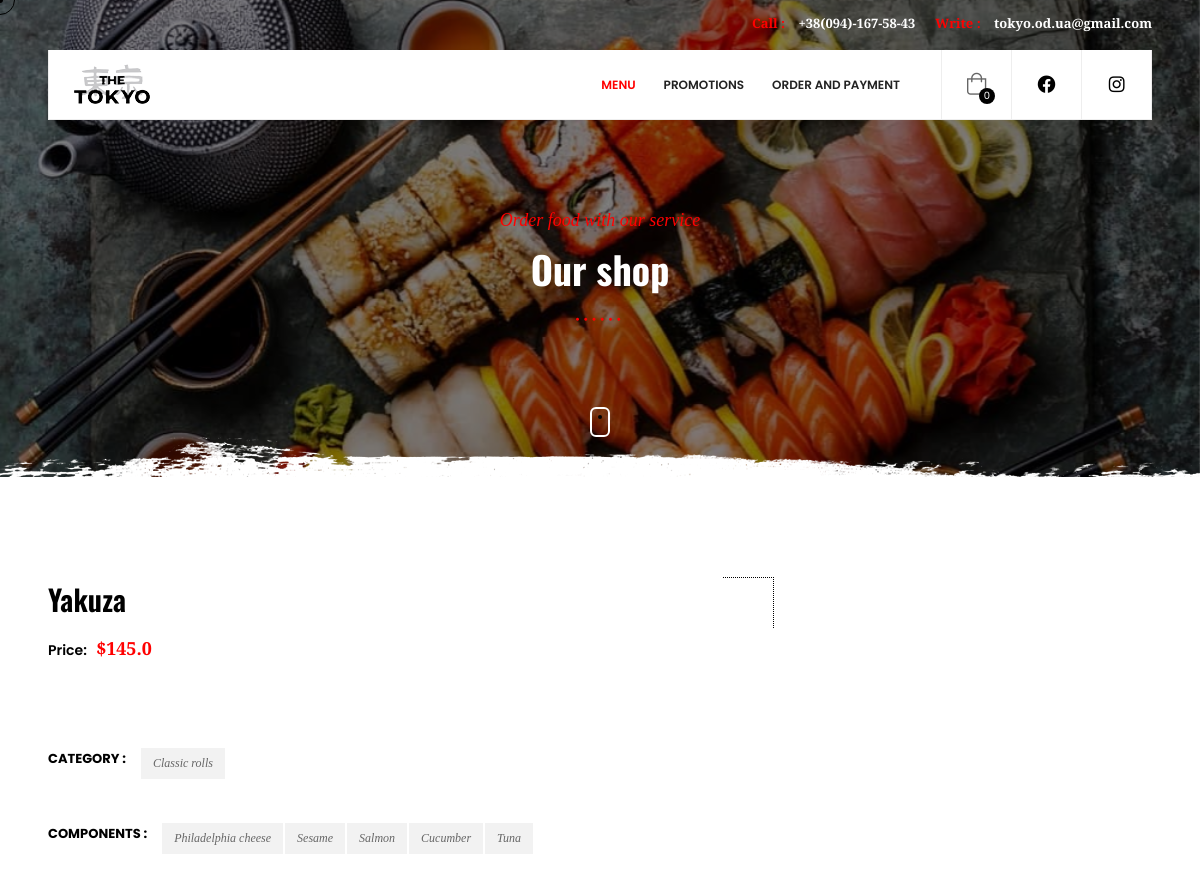
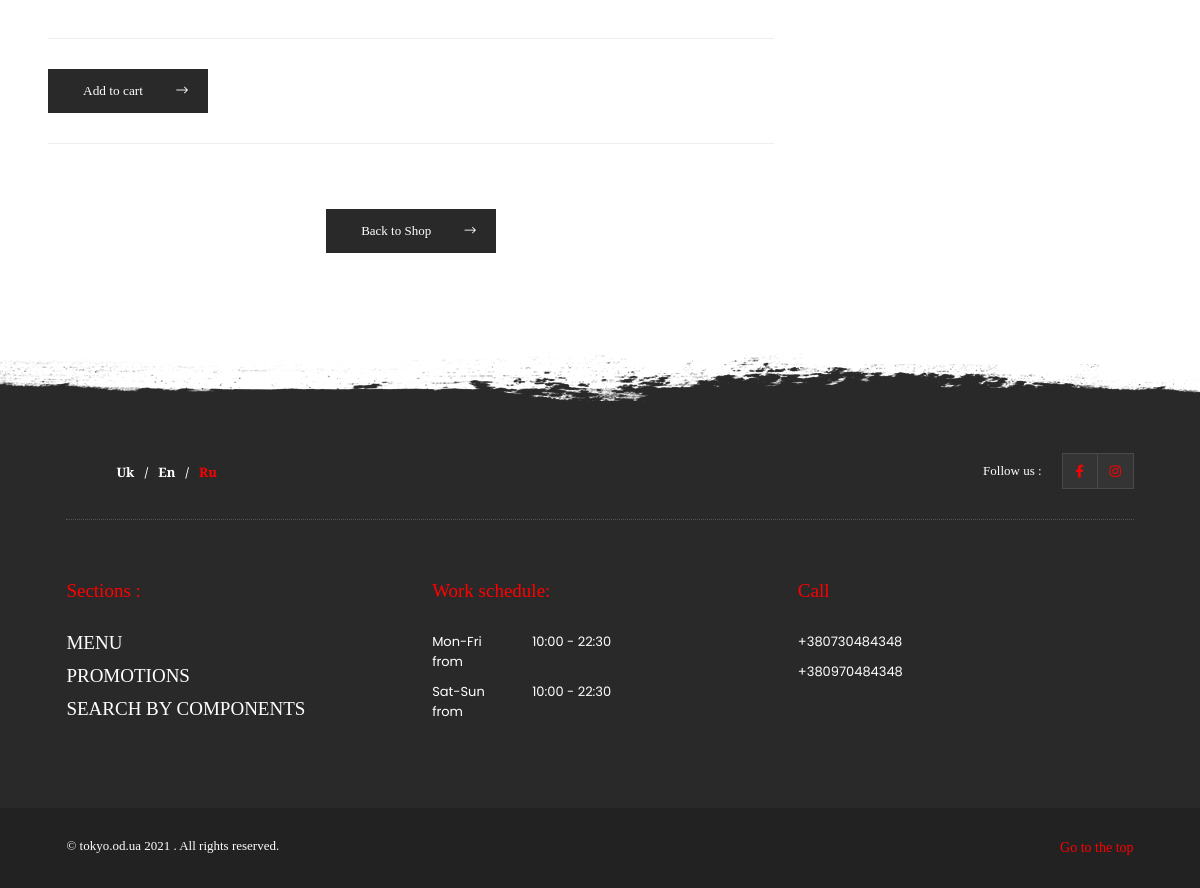
/item/Yakuza, run on the app's committed database (2 pictures, top to bottom).
### core/models.py (models this page shows, shortened)
class Item(models.Model):
    title = models.CharField('Заголовок uk', max_length=100)
    title_eng = models.CharField('Заголовок eng', max_length=100, null=True, blank=True)
    title_ru = models.CharField('Заголовок ru', max_length=100, null=True, blank=True)
    price = models.FloatField('Цена')
    discount_price = models.FloatField('Цена со скидкой', blank=True, null=True)
    category = models.ForeignKey(Category, on_delete=models.CASCADE)
    weight = models.IntegerField(verbose_name='Вес')
    slug = models.SlugField('Ярлык')
    description = models.TextField('Описание', null=True, blank=True)
    ru_description = models.TextField('Описание ru',null=True, blank=True)
    english_description = models.TextField('Описание eng',null=True, blank=True)
    image = models.ImageField('Изображение товара', blank=True, null=True)
    item_tag = models.ManyToManyField(ItemTag, verbose_name='Тэги товара')
    is_sushi_set = models.BooleanField(default=False, verbose_name='Это сушисет?')
    def admin_photo(self):
        return mark_safe('<img src="{}" width="100" /'.format(self.image.url))
    admin_photo.short_description = 'Превью'
    admin_photo.allow_tags = True
    class Meta:
        verbose_name = 'Товар'
        verbose_name_plural = 'Товары'
    def get_add_to_cart_url(self):
        return reverse("core:add-to-cart", kwargs={
            'slug': self.slug
        })

class Category(models.Model):
    category_name = models.CharField('Категория', max_length=200)
    category_eng_name = models.CharField(
        'Категория Eng', max_length=200, null=True, blank=True)
    category_ru_name = models.CharField(
        'Категория Ru', max_length=200, null=True, blank=True)
    label = models.CharField('Метка', max_length=20, blank=True, null=True)
    class Meta:
        db_table = 'category'
        verbose_name = 'Категория'
        verbose_name_plural = 'Категории'

class ItemTag(models.Model):
    item_tag_name = models.CharField('Тэг', max_length=20)
    item_tag_eng_name = models.CharField('Тэг Eng', max_length=20, null=True, blank=True)
    item_tag_ru_name = models.CharField('Тэг Ru', max_length=20, null=True, blank=True)
    display_on_main = models.BooleanField('Отображается на главной')
    slug = models.SlugField('Ярлык', null=True, blank=True)
    class Meta:
        verbose_name = 'Тэг'
        verbose_name_plural = 'Тэги'

### core/views.py (the view)
# urls.py: path('item/<slug>', ItemDetailView.as_view(), name='product'),
class ItemDetailView(DetailView):
    model = Item
    template_name = "product-single.html"

### core/templatetags/cart_template_tags.py (called while the page is built, shortened)
@register.filter
def cart_item_count(request):
    return 0

@register.filter
def cart_items(request):
    return 0

@register.filter
def total_order(request):
    return 0

### templates/product-single.html (shortened to what this page needs)
{% extends "main.html" %}
{% block main_body %}
{% load static %}
{% load cart_template_tags %}
<div id="main">
    {% include "header.html" %}
    <div id="wrapper">
        <div class="content">
            <section class="parallax-section hero-section hidden-section" data-scrollax-parent="true">
                <div class="bg par-elem " data-bg='{% static "images/bg/1.jpg" %}' data-scrollax="properties: { translateY: '30%' }">
                </div>
                <div class="overlay"></div>
                <div class="container">
                    <div class="section-title">
                        {% if request.session.lang == "uk" %}
                            <h4>Замовляй їжу з нашим сервісом</h4>
                            <h2>Наш магазин</h2>
                        {% elif request.session.lang == "ru" %}
                            <h4>Заказывай еду с нашим сервисом</h4>
                            <h2>Наш магазин</h2>
                        {% else %}
                            <h4>Order food with our service </h4>
                            <h2>Our shop</h2>
                        {% endif %}
                        <div class="dots-separator fl-wrap"><span></span></div>
                    </div>
                </div>
                <div class="hero-section-scroll">
                    <div class="mousey">
                        <div class="scroller"></div>
                    </div>
                </div>
                <div class="brush-dec"></div>
            </section>
            <section class="hidden-section">
                <div class="container">
                    <div class="row">
                        <div class="col-md-8">
                            <div class="fl-wrap post-container">
                                <div class="post fl-wrap fw-post">
                                    <div class="shop-header-title fl-wrap">
                                       	{% if request.session.lang == "uk" %}
					    <h2>{{ object.title }}</h2>
					 {% elif request.session.lang == "ru" %}
					    <h2>{{ object.title_ru }}</h2>
					 {% else %}
					    <h2>{{object.title_eng }}</h2>
					 {% endif %}
                                        <div class="shop-header-title_opt">
                                            <ul>
                                                <li>
                                                    <span class="menu-single-preice">
                                                        {% if request.session.lang == "uk" %}
                                                            Ціна:
                                                        {% elif request.session.lang == "ru" %}
                                                            Цена:
                                                        {% else %}
                                                           Price:
                                                        {% endif %}
                                                        {% if item.discount_price %}
                                                            <strong>${{ object.discount_price }}</strong>
                                                        {% else %}
                                                            <strong>${{ object.price }}</strong>
                                                        {% endif %}
                                                    </span>
                                                </li>
                                            </ul>
                                        </div>
                                    </div>
                                    <div class="blog-media fl-wrap">
                                        <div class="single-slider-wrap">
                                            <div class="product-slider fl-wrap">
                                                <div class="swiper-container">
                                                    <div class="swiper-wrapper lightgallery">
                                                        <div class="swiper-slide hov_zoom"><img
                                                                    </div>
                                                    </div>
                                                </div>
                                            </div>
                                        </div>
                                    </div>
                                    <div class="blog-text fl-wrap">
                                        <div class="pr-tags fl-wrap">
                                            <span>{% if request.session.lang == "uk" %}
                                                Категорія
                                            {% elif request.session.lang == "ru" %}
                                                Категория
                                            {% else %}
                                                Category
                                            {% endif %} : </span>
                                            <ul>
                                                <li><a href="#">
                                                    {% if request.session.lang == "uk" %}
                                                        {{ object.category.category_name }}
                                                    {% elif request.session.lang == "ru" %}
                                                        {{ object.category.category_ru_name }}
                                                    {% else %}
                                                        {{ object.category.category_eng_name }}
                                                    {% endif %} </a></li>
                                            </ul>
                                        </div>
                                    <div class="blog-text fl-wrap">
                                        <div class="pr-tags fl-wrap">
                                            <span>{% if request.session.lang == "uk" %}
                                                Склад
                                            {% elif request.session.lang == "ru" %}
                                                Состав
                                            {% else %}
                                                Components
                                            {% endif %} : </span>
                                                <ul>
                                                    {% for tag in object.item_tag.all %}
                                                    <li>
                                                        <a href="#">
                                                        {% if request.session.lang == "uk" %}
                                                            {{ tag.item_tag_name }}
                                                        {% elif request.session.lang == "ru" %}
                                                            {{ tag.item_tag_ru_name }}
                                                        {% else %}
                                                            {{ tag.item_tag_eng_name }}
                                                        {% endif %}
                                                        </a>
                                                    </li>
                                                    {% endfor %}
                                                </ul>
                                        </div>
                                        <p>
                                        </p>
                                    </div>
                                    <div class="shop-item-footer fl-wrap">
                                        <div class="qty_btn">
                                            <a href="{{ object.get_add_to_cart_url }}" style="color:#fff" ><button class="btn">{% if request.session.lang == "uk" %}
                                                Замовити
                                            {% elif request.session.lang == "ru" %}
                                                Заказать
                                            {% else %}
                                                Add to cart
                                            {% endif %} <i
                                                    class="fal fa-long-arrow-right"></i></button></a>
                                        </div>
                                    </div>
                                </div>
                            </div>
                            <a href="{% url 'core:shop' %}" class="btn  shop-btn">{% if request.session.lang == "uk" %}
                                Назад до магазину
                            {% elif request.session.lang == "ru" %}
                                Назад в магазин
                            {% else %}
                                Back to Shop
                            {% endif %}<i
                                    class="fal fa-long-arrow-right"></i></a>
                        </div>
                    </div>
                </div>
            </section>
            <div class="brush-dec2 brush-dec_bottom"></div>
        </div>
        <div class="height-emulator fl-wrap"></div>
        {% include "footer.html" %}
    </div>
    <div class="element">
    </div>
</div>
{% endblock main_body %}

### static/css/color.css (style rules this page uses)
.nav-holder nav li a.act-link , .nav-holder nav li a.act-scrlink, .nav-holder nav li a:hover , .th_contacts li:before , .header-cart_wrap_total_item span , .box-widget-content .widget-posts li:before , .clear-cart_button , .section-title h4 , .menu-item-det_price span , .sd_btn:hover , .hero-social li a:hover , .to-top , .dec-icon i , .content-back:after , .work-time h3 , .big-number a:hover , .quote-box i , .dark-bg .dots-separator span:after , .hero-menu-item-price , .hero-menu-item-title h6 span , .hero-menu_header li a:hover , .team-info h4 , .team-info:after , .testimonilas-text:before, .testimonilas-text:after , .testi-item:after , .swiper-slide-active .testi-item .testi-number , .star-rating , .tc-button , .column-wrap-bg-text h3 , .event-carousel-item .event-date , .ec-button , .event-carousel-item:after , .footer-social li a , .footer-widget-title , .footer-contacts li a:hover , .hero-menu_header li:before , .hero-menu_header li.current a , .footer-widget-content-link , .subcribe-form .subscribe-button:hover , .pdf-link:hover , section.parallax-section.hero-section .section-title .dots-separator span:after , .hero-menu-item-img:hover:after , .menu-wrapper-title-item h5 , .scroll-nav li a span , .inline-facts .num , .inline-facts h6:after , .video_section-title h4 , .big_prom:hover span , .ss-slider-cont , .box-media-zoom , .error-wrap .dots-separator span:after , .gallery-filters a.gallery-filter-active , .gallery-filters a:before , .grid-item_price span , .grid-item-details h3 span , .close-reservation-modal , .share-container a:hover , .element-item:after , .header-top_contacts a span , .contact-details li i , .contact-details h4 , .social-widget li a , .category-widget .cat-item li a:hover , .blog-title-opt li a:hover , .pr-tags li a:hover , .post-counter li i , .blog-title-opt:after , .post.fw-post h2 a:hover , .author-social li a , .post-date strong , .shop-header h4 span , .grid-item-details h3 a:hover , .cart-title span , .cart-totals h3 , .total-table tr , .pr-remove i , .hero-menu-item-title h6 a:hover , .menu-single-preice strong , .comment-meta h6 a:hover , .leave-rating label , .comment-numder , .header-top a:hover , .contact-details:after , .contact-details li a:hover , .item-related .post-date.post-price , .item-related h3 a:hover , .cs-content-wrapper h2:after , .cs-content-wrapper h3 , .cs-social li a , .cs-contacts li span , .cs-countdown-item p , .hero-slider_btn , .grid-carousel-title h4 , .carousle-item-number , .grid-carousel-title h3:after , .lang-wrap a.act-lang , .menusb a.back:before , .menusb li i:before , .menusb a.act-link , .pagination a:hover , .menusb a.act-scrlink , .mapzoom-in , .mapzoom-out , .scrollContorl , .element-item.close-icon:after , .lg-actions .lg-next, .lg-actions .lg-prev { color:red; }
.show-cart_count , .color-bg , .header-cart_wrap_footer a:hover ,.ps__thumb-x,.ps__thumb-y , .show-reserv_button:before , .hero_promo-button a , .btn:hover , .content-inner .cf-inner .inner h2:after , .team-social li a:hover , .tc-pagination .swiper-pagination-bullet.swiper-pagination-bullet-active , .bold-separator:before , .bold-separator:after , .add_cart:hover , .scroller , .nice-select .option.focus,.nice-select .option.selected.focus , .daterangepicker td.active, .daterangepicker td.active:hover , .tags-widget .tagcloud a:hover , .category-widget .cat-item li span , .pagination a.current-page , .irs-slider , .coupon-holder button:hover , .hero-slider-wrap_pagination .swiper-pagination-bullet.swiper-pagination-bullet-active { background:black; }
.hero_btn , .big-number a , .btn.border-btn , .team-photo:before , .team-photo:after , .testimonilas-carousel-wrap:before , .section-dec.sec-dec_top , .section-dec.sec-dec_bottom , .footer-widget-content-link:hover , .pdf-link , .add_cart:hover , .menu-wrapper-title:before , .menu-wrapper-title:after , .scroll-nav li a:before , .big_prom:before , .ss-slider-pagination .swiper-pagination-bullet:before , .nice-select:after , .element-item , .post:before , .author-content:before , .author-content:after , .cs-countdown-item:before , .cs-media:before { border-color: black; }

### data on the page
Item: title_eng "Yakuza", price "145.0", category.category_eng_name "Classic rolls"
ItemTag: item_tag_eng_name "Philadelphia cheese"
ItemTag: item_tag_eng_name "Sesame"
ItemTag: item_tag_eng_name "Salmon"
ItemTag: item_tag_eng_name "Cucumber"
ItemTag: item_tag_eng_name "Tuna"

### other printed values
{{ request|cart_item_count }} "0"
